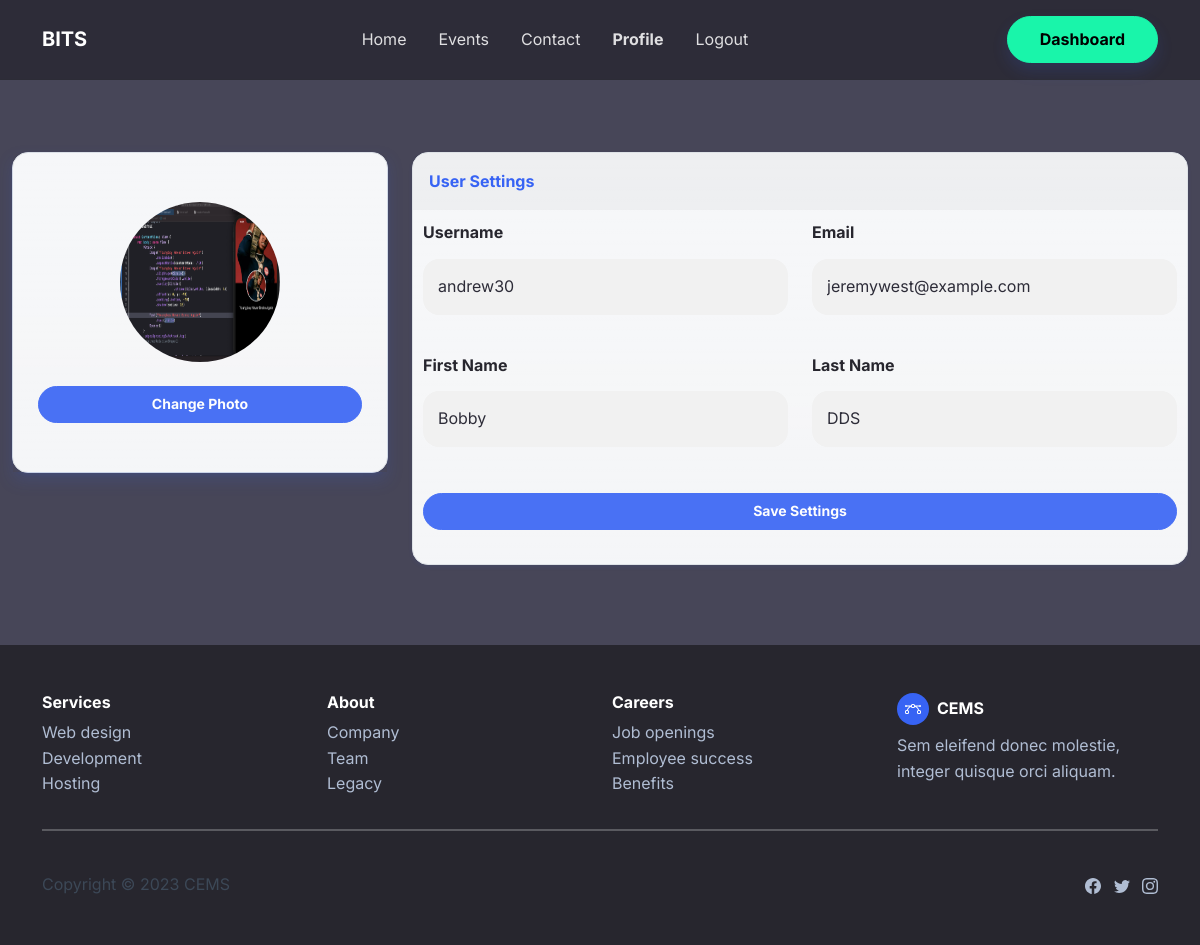
The app's page /profile/ (signed in) with its own data.
### user_auth/models.py (models this page shows, shortened)
class MyUser(AbstractBaseUser):
    avatar = models.ImageField(upload_to='avatars',default='default.png')
    first_name = models.CharField(max_length=30,null=True)
    last_name = models.CharField(max_length=30,null=True)
    username = models.CharField(max_length=30,null=True)
    email = models.EmailField(unique=True)
    dob = models.DateField(verbose_name="date of birth",null=True)
    is_staff = models.BooleanField(default=False)
    is_superuser = models.BooleanField(default=False)
    is_active = models.BooleanField(default=True)
    groups = models.ManyToManyField(Group, blank=True)
    user_permissions = models.ManyToManyField(Permission, blank=True)
    USERNAME_FIELD = 'email'
    REQUIRED_FIELDS = ['first_name', 'last_name', 'dob']
    objects = MyUserManager()
    def get_to_dashboard(self):
        return reverse("dashboard", kwargs={"pk": self.pk})
    class Meta:
        managed = True
        verbose_name = 'User Profile'
        verbose_name_plural = 'User Profiles'

### index_app/views.py (the view, shortened to what this page needs)
# urls.py: path('profile/', views.profile, name='user-profile'),
@login_required
def profile(request):
    context = {}
    return render(request, 'index_app/profile.html', context)

### index_app/templates/index_app/profile.html (shortened to what this page needs)
{% extends "base_generic.html" %}
{% load static %}
{% block nav %}
<div class="collapse navbar-collapse" id="navcol-1" data-bs-spy="scroll" data-bs-smooth-scroll="true">
    <ul class="navbar-nav mx-auto">
        <li class="nav-item"><a class="nav-link" data-bss-hover-animate="pulse" href="{% url 'index' %}">Home</a>
        </li>
        <li class="nav-item"><a class="nav-link" data-bss-hover-animate="pulse"
                href="{% url 'event-list' %}">Events</a>
        </li>
        <li class="nav-item"><a class="nav-link" href="{% url 'contact' %}">Contact</a></li>
        {% if user.is_authenticated %}
        <li class="nav-item"><a class="nav-link active" href="{% url 'user-profile' %}">Profile</a></li>
        <li class="nav-item"><a class="nav-link" href="{% url 'logout' %}">Logout</a></li>
        {% endif %}
    </ul>
    {% if user.is_authenticated %}
    <a class="btn btn-success shadow" role="button" href="{{user.get_to_dashboard}}">Dashboard</a>
    {% else %}
    <a class="btn btn-primary shadow" role="button" href="{% url 'login' %}">Sign In</a>
    {% endif %}
</div>
{% endblock nav %}
{% block main %}
    <section class="text-light py-5"
        style="backdrop-filter: brightness(158%);-webkit-backdrop-filter: brightness(158%);padding: 20px 0;">
        <div class="container-fluid">
            <div class="row mb-3">
                <div class="col-lg-4">
                    <div class="card text-dark bg-light bg-gradient border rounded shadow-sm mb-3">
                        <div class="card-body text-center shadow"><img class="rounded-circle mb-3 mt-4"
                                src="{{user.avatar.url}}" width="160" height="160">
                            <div class="mb-3"><button class="btn btn-primary btn-sm" type="button" data-bs-target="#modal-1"
                                    data-bs-toggle="modal">Change Photo</button></div>
                        </div>
                    </div>
                </div>
                <div class="col-lg-8">
                    <div class="row">
                        <div class="col">
                            <div class="card text-dark bg-light bg-gradient border rounded shadow-sm mb-3 rounded">
                                <div class="card-header py-3">
                                    <p class="text-primary m-0 fw-bold">User Settings</p>
                                </div>
                                <div class="card-body" style="padding: 10px;">
                                    <form class="border-0" method="post" id="detailForm">
                                        <div class="row">
                                            <div class="col">
                                                <div class="mb-3"><label class="form-label"
                                                        for="username"><strong>Username</strong></label><input
                                                        class="form-control" type="text" id="username"
                                                        placeholder="Username" name="username"
                                                        value="{{user.username}}"
                                                        style="height: auto;background: rgb(241, 241, 241);"></div>
                                            </div>
                                            <div class="col">
                                                <div class="mb-3"><label class="form-label"
                                                        for="username"><strong>Email</strong></label><input
                                                        class="border-0 form-control" type="email" id="email"
                                                        placeholder="Email" name="email"
                                                        value="{{user.email}}"
                                                        disabled
                                                        style="height: auto;margin: 5px 0 22px;padding: 15px;background: rgb(241,241,241);filter: brightness(100%);">
                                                </div>
                                            </div>
                                        </div>
                                        <div class="row">
                                            <div class="col">
                                                <div class="mb-3"><label class="form-label" for="first_name"><strong>First
                                                            Name</strong></label><input class="form-control" type="text"
                                                        id="first_name" placeholder='First name' value="{{user.first_name}}" name="first_name"></div>
                                            </div>
                                            <div class="col">
                                                <div class="mb-3"><label class="form-label" for="last_name"><strong>Last
                                                            Name</strong></label><input class="form-control" type="text"
                                                        id="last_name"  placeholder='Last name' value="{{user.last_name}}" name="last_name"></div>
                                            </div>
                                        </div>
                                        <div class="mb-3"><button class="btn btn-primary btn-sm" type="submit">Save
                                                Settings</button></div>
                                    </form>
                                </div>
                            </div>
                        </div>
                    </div>
                </div>
            </div>
        </div>
    </section>
{% endblock main %}

### index_app/static/assets/css/Notes-Dashboard.css (style rules this page uses)
.card { position: relative; display: flex; flex-direction: column; min-width: 0; word-wrap: break-word; background-color: #fff; background-clip: border-box; border: 0 solid transparent; border-radius: 0; }
.card { margin-bottom: 30px; }
.card-body { flex: 1 1 auto; padding: 1.57rem; }

### index_app/static/assets/css/Responsive-UI-Card.css (style rules this page uses)
p { color: #3C4857; margin-top: 0; margin-bottom: 1rem; }
a { text-decoration: none; }

### index_app/static/assets/css/Sign-Up-Form---Gabriela-Carvalho.css (style rules this page uses)
* { box-sizing: border-box; }
form { border: 1px solid #ccc; }
input[type=text], input[type=password] { width: 100%; padding: 15px; margin: 5px 0 22px 0; display: inline-block; border: none; background: #f1f1f1; }
button, .gc-signupbtn { background-color: #04AA6D; color: white; padding: 14px 20px; margin: 8px 0; border: none; cursor: pointer; width: 100%; opacity: 0.9; }

### records on screen
MyUser: avatar (placeholder picture), username "andrew30", email "jeremywest@example.com", first_name "Bobby", last_name "DDS"
